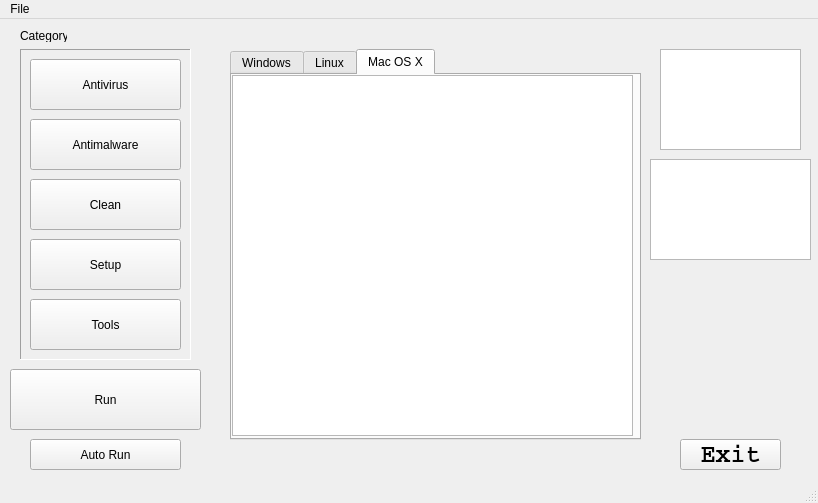
<?xml version="1.0" encoding="UTF-8"?>
<ui version="4.0">
 <class>MainWindow</class>
 <widget class="QMainWindow" name="MainWindow">
  <property name="geometry">
   <rect>
    <x>0</x>
    <y>0</y>
    <width>818</width>
    <height>503</height>
   </rect>
  </property>
  <property name="windowTitle">
   <string>Arcadia 6</string>
  </property>
  <property name="windowIcon">
   <iconset>
    <normaloff>Icons/Arcadia.ico</normaloff>Icons/Arcadia.ico</iconset>
  </property>
  <widget class="QWidget" name="centralwidget">
   <widget class="QFrame" name="frmCategory">
    <property name="geometry">
     <rect>
      <x>20</x>
      <y>30</y>
      <width>171</width>
      <height>311</height>
     </rect>
    </property>
    <property name="frameShape">
     <enum>QFrame::Panel</enum>
    </property>
    <property name="frameShadow">
     <enum>QFrame::Sunken</enum>
    </property>
    <widget class="QPushButton" name="btnAntivirus">
     <property name="geometry">
      <rect>
       <x>10</x>
       <y>10</y>
       <width>151</width>
       <height>51</height>
      </rect>
     </property>
     <property name="text">
      <string>Antivirus</string>
     </property>
    </widget>
    <widget class="QPushButton" name="pushButton_2">
     <property name="geometry">
      <rect>
       <x>10</x>
       <y>70</y>
       <width>151</width>
       <height>51</height>
      </rect>
     </property>
     <property name="text">
      <string>Antimalware</string>
     </property>
    </widget>
    <widget class="QPushButton" name="pushButton_3">
     <property name="geometry">
      <rect>
       <x>10</x>
       <y>130</y>
       <width>151</width>
       <height>51</height>
      </rect>
     </property>
     <property name="text">
      <string>Clean</string>
     </property>
    </widget>
    <widget class="QPushButton" name="pushButton_4">
     <property name="geometry">
      <rect>
       <x>10</x>
       <y>190</y>
       <width>151</width>
       <height>51</height>
      </rect>
     </property>
     <property name="text">
      <string>Setup</string>
     </property>
    </widget>
    <widget class="QPushButton" name="pushButton_5">
     <property name="geometry">
      <rect>
       <x>10</x>
       <y>250</y>
       <width>151</width>
       <height>51</height>
      </rect>
     </property>
     <property name="text">
      <string>Tools</string>
     </property>
    </widget>
   </widget>
   <widget class="QLabel" name="lblCategory">
    <property name="geometry">
     <rect>
      <x>20</x>
      <y>10</y>
      <width>47</width>
      <height>13</height>
     </rect>
    </property>
    <property name="text">
     <string>Category</string>
    </property>
   </widget>
   <widget class="QPushButton" name="btnRun">
    <property name="geometry">
     <rect>
      <x>10</x>
      <y>350</y>
      <width>191</width>
      <height>61</height>
     </rect>
    </property>
    <property name="text">
     <string>Run</string>
    </property>
   </widget>
   <widget class="QPushButton" name="btnAutoRun">
    <property name="geometry">
     <rect>
      <x>30</x>
      <y>420</y>
      <width>151</width>
      <height>31</height>
     </rect>
    </property>
    <property name="text">
     <string>Auto Run</string>
    </property>
   </widget>
   <widget class="QTabWidget" name="tabOS">
    <property name="geometry">
     <rect>
      <x>230</x>
      <y>30</y>
      <width>411</width>
      <height>391</height>
     </rect>
    </property>
    <property name="currentIndex">
     <number>2</number>
    </property>
    <widget class="QWidget" name="tabWindows">
     <attribute name="title">
      <string>Windows</string>
     </attribute>
     <widget class="QListWidget" name="lstWindows">
      <property name="geometry">
       <rect>
        <x>0</x>
        <y>0</y>
        <width>401</width>
        <height>361</height>
       </rect>
      </property>
     </widget>
    </widget>
    <widget class="QWidget" name="tabLinux">
     <attribute name="title">
      <string>Linux</string>
     </attribute>
     <widget class="QListWidget" name="lstLinux">
      <property name="geometry">
       <rect>
        <x>0</x>
        <y>0</y>
        <width>401</width>
        <height>361</height>
       </rect>
      </property>
     </widget>
    </widget>
    <widget class="QWidget" name="tabMac">
     <attribute name="title">
      <string>Mac OS X</string>
     </attribute>
     <widget class="QListWidget" name="lstMac">
      <property name="geometry">
       <rect>
        <x>0</x>
        <y>0</y>
        <width>401</width>
        <height>361</height>
       </rect>
      </property>
     </widget>
    </widget>
   </widget>
   <widget class="QGraphicsView" name="iconView">
    <property name="geometry">
     <rect>
      <x>660</x>
      <y>30</y>
      <width>141</width>
      <height>101</height>
     </rect>
    </property>
    <property name="autoFillBackground">
     <bool>false</bool>
    </property>
   </widget>
   <widget class="QListView" name="listView">
    <property name="geometry">
     <rect>
      <x>650</x>
      <y>140</y>
      <width>161</width>
      <height>101</height>
     </rect>
    </property>
   </widget>
   <widget class="QPushButton" name="btnExit">
    <property name="geometry">
     <rect>
      <x>680</x>
      <y>420</y>
      <width>101</width>
      <height>31</height>
     </rect>
    </property>
    <property name="font">
     <font>
      <family>Courier</family>
      <pointsize>19</pointsize>
      <weight>75</weight>
      <bold>true</bold>
     </font>
    </property>
    <property name="text">
     <string>Exit</string>
    </property>
   </widget>
  </widget>
  <widget class="QMenuBar" name="menubar">
   <property name="geometry">
    <rect>
     <x>0</x>
     <y>0</y>
     <width>818</width>
     <height>21</height>
    </rect>
   </property>
   <widget class="QMenu" name="menuFile">
    <property name="title">
     <string>File</string>
    </property>
    <addaction name="actionExit"/>
   </widget>
   <addaction name="menuFile"/>
  </widget>
  <widget class="QStatusBar" name="statusbar"/>
  <action name="actionExit">
   <property name="text">
    <string>Exit</string>
   </property>
  </action>
 </widget>
 <resources/>
 <connections/>
</ui>
